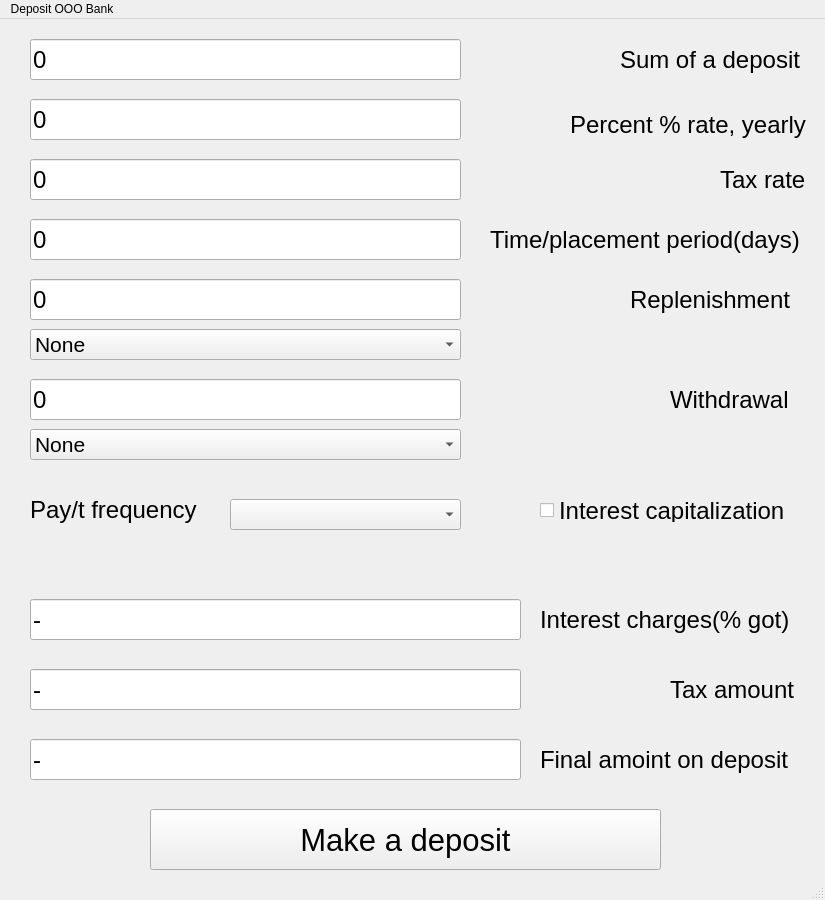
<?xml version="1.0" encoding="UTF-8"?>
<ui version="4.0">
 <class>MainWindow</class>
 <widget class="QMainWindow" name="MainWindow">
  <property name="geometry">
   <rect>
    <x>0</x>
    <y>0</y>
    <width>825</width>
    <height>900</height>
   </rect>
  </property>
  <property name="minimumSize">
   <size>
    <width>825</width>
    <height>900</height>
   </size>
  </property>
  <property name="maximumSize">
   <size>
    <width>825</width>
    <height>900</height>
   </size>
  </property>
  <property name="windowTitle">
   <string>MainWindow</string>
  </property>
  <property name="inputMethodHints">
   <set>Qt::ImhNone</set>
  </property>
  <property name="toolButtonStyle">
   <enum>Qt::ToolButtonTextOnly</enum>
  </property>
  <property name="tabShape">
   <enum>QTabWidget::Rounded</enum>
  </property>
  <widget class="QWidget" name="centralwidget">
   <widget class="QLineEdit" name="tax_line_edit_2">
    <property name="geometry">
     <rect>
      <x>30</x>
      <y>650</y>
      <width>491</width>
      <height>41</height>
     </rect>
    </property>
    <property name="font">
     <font>
      <pointsize>18</pointsize>
     </font>
    </property>
    <property name="text">
     <string>-</string>
    </property>
    <property name="readOnly">
     <bool>true</bool>
    </property>
   </widget>
   <widget class="QLabel" name="label_2">
    <property name="geometry">
     <rect>
      <x>570</x>
      <y>80</y>
      <width>241</width>
      <height>51</height>
     </rect>
    </property>
    <property name="font">
     <font>
      <pointsize>18</pointsize>
     </font>
    </property>
    <property name="text">
     <string>Percent % rate, yearly</string>
    </property>
   </widget>
   <widget class="QLabel" name="label_6">
    <property name="geometry">
     <rect>
      <x>540</x>
      <y>710</y>
      <width>261</width>
      <height>61</height>
     </rect>
    </property>
    <property name="font">
     <font>
      <pointsize>18</pointsize>
     </font>
    </property>
    <property name="text">
     <string>Final amoint on deposit</string>
    </property>
   </widget>
   <widget class="QLabel" name="label_3">
    <property name="geometry">
     <rect>
      <x>490</x>
      <y>190</y>
      <width>321</width>
      <height>61</height>
     </rect>
    </property>
    <property name="font">
     <font>
      <pointsize>18</pointsize>
     </font>
    </property>
    <property name="text">
     <string>Time/placement period(days)</string>
    </property>
   </widget>
   <widget class="QLineEdit" name="time_line_edit">
    <property name="geometry">
     <rect>
      <x>30</x>
      <y>200</y>
      <width>431</width>
      <height>41</height>
     </rect>
    </property>
    <property name="font">
     <font>
      <pointsize>18</pointsize>
     </font>
    </property>
    <property name="text">
     <string>0</string>
    </property>
   </widget>
   <widget class="QLineEdit" name="rate_line_edit">
    <property name="geometry">
     <rect>
      <x>30</x>
      <y>80</y>
      <width>431</width>
      <height>41</height>
     </rect>
    </property>
    <property name="font">
     <font>
      <pointsize>18</pointsize>
     </font>
    </property>
    <property name="text">
     <string>0</string>
    </property>
   </widget>
   <widget class="QPushButton" name="make_deposit_button">
    <property name="geometry">
     <rect>
      <x>150</x>
      <y>790</y>
      <width>511</width>
      <height>61</height>
     </rect>
    </property>
    <property name="font">
     <font>
      <pointsize>23</pointsize>
     </font>
    </property>
    <property name="text">
     <string>Make a deposit</string>
    </property>
   </widget>
   <widget class="QLabel" name="label_4">
    <property name="geometry">
     <rect>
      <x>540</x>
      <y>580</y>
      <width>261</width>
      <height>41</height>
     </rect>
    </property>
    <property name="font">
     <font>
      <pointsize>18</pointsize>
     </font>
    </property>
    <property name="text">
     <string>Interest charges(% got)</string>
    </property>
   </widget>
   <widget class="QLineEdit" name="payment_line_edit">
    <property name="geometry">
     <rect>
      <x>30</x>
      <y>580</y>
      <width>491</width>
      <height>41</height>
     </rect>
    </property>
    <property name="font">
     <font>
      <pointsize>18</pointsize>
     </font>
    </property>
    <property name="text">
     <string>-</string>
    </property>
    <property name="readOnly">
     <bool>true</bool>
    </property>
   </widget>
   <widget class="QLineEdit" name="sum_deposit_line_edit">
    <property name="geometry">
     <rect>
      <x>30</x>
      <y>20</y>
      <width>431</width>
      <height>41</height>
     </rect>
    </property>
    <property name="font">
     <font>
      <pointsize>18</pointsize>
     </font>
    </property>
    <property name="text">
     <string>0</string>
    </property>
   </widget>
   <widget class="QLabel" name="label_5">
    <property name="geometry">
     <rect>
      <x>670</x>
      <y>640</y>
      <width>141</width>
      <height>61</height>
     </rect>
    </property>
    <property name="font">
     <font>
      <pointsize>18</pointsize>
     </font>
    </property>
    <property name="text">
     <string>Tax amount</string>
    </property>
   </widget>
   <widget class="QLineEdit" name="total_line_edit">
    <property name="geometry">
     <rect>
      <x>30</x>
      <y>720</y>
      <width>491</width>
      <height>41</height>
     </rect>
    </property>
    <property name="font">
     <font>
      <pointsize>18</pointsize>
     </font>
    </property>
    <property name="text">
     <string>-</string>
    </property>
    <property name="readOnly">
     <bool>true</bool>
    </property>
   </widget>
   <widget class="QLabel" name="label">
    <property name="geometry">
     <rect>
      <x>620</x>
      <y>10</y>
      <width>191</width>
      <height>61</height>
     </rect>
    </property>
    <property name="font">
     <font>
      <pointsize>18</pointsize>
     </font>
    </property>
    <property name="text">
     <string>Sum of a deposit</string>
    </property>
   </widget>
   <widget class="QLineEdit" name="tax_line_edit">
    <property name="geometry">
     <rect>
      <x>30</x>
      <y>140</y>
      <width>431</width>
      <height>41</height>
     </rect>
    </property>
    <property name="font">
     <font>
      <pointsize>18</pointsize>
     </font>
    </property>
    <property name="text">
     <string>0</string>
    </property>
   </widget>
   <widget class="QLabel" name="label_7">
    <property name="geometry">
     <rect>
      <x>720</x>
      <y>130</y>
      <width>91</width>
      <height>61</height>
     </rect>
    </property>
    <property name="font">
     <font>
      <pointsize>18</pointsize>
     </font>
    </property>
    <property name="text">
     <string>Tax rate</string>
    </property>
   </widget>
   <widget class="QCheckBox" name="capitalization_checkbox">
    <property name="geometry">
     <rect>
      <x>540</x>
      <y>480</y>
      <width>261</width>
      <height>23</height>
     </rect>
    </property>
    <property name="font">
     <font>
      <pointsize>18</pointsize>
     </font>
    </property>
    <property name="text">
     <string>Interest capitalization</string>
    </property>
   </widget>
   <widget class="QLineEdit" name="replenishment_line_edit">
    <property name="geometry">
     <rect>
      <x>30</x>
      <y>260</y>
      <width>431</width>
      <height>41</height>
     </rect>
    </property>
    <property name="font">
     <font>
      <pointsize>18</pointsize>
     </font>
    </property>
    <property name="text">
     <string>0</string>
    </property>
   </widget>
   <widget class="QLineEdit" name="withdrawal_line_edit">
    <property name="geometry">
     <rect>
      <x>30</x>
      <y>360</y>
      <width>431</width>
      <height>41</height>
     </rect>
    </property>
    <property name="font">
     <font>
      <pointsize>18</pointsize>
     </font>
    </property>
    <property name="text">
     <string>0</string>
    </property>
   </widget>
   <widget class="QLabel" name="label_9">
    <property name="geometry">
     <rect>
      <x>630</x>
      <y>250</y>
      <width>171</width>
      <height>61</height>
     </rect>
    </property>
    <property name="font">
     <font>
      <pointsize>18</pointsize>
     </font>
    </property>
    <property name="text">
     <string>Replenishment</string>
    </property>
   </widget>
   <widget class="QLabel" name="label_10">
    <property name="geometry">
     <rect>
      <x>670</x>
      <y>350</y>
      <width>131</width>
      <height>61</height>
     </rect>
    </property>
    <property name="font">
     <font>
      <pointsize>18</pointsize>
     </font>
    </property>
    <property name="text">
     <string>Withdrawal</string>
    </property>
   </widget>
   <widget class="QComboBox" name="replenishment_combobox">
    <property name="geometry">
     <rect>
      <x>30</x>
      <y>310</y>
      <width>431</width>
      <height>31</height>
     </rect>
    </property>
    <property name="font">
     <font>
      <pointsize>16</pointsize>
     </font>
    </property>
    <item>
     <property name="text">
      <string>None</string>
     </property>
    </item>
   </widget>
   <widget class="QComboBox" name="withdrawal_combobox">
    <property name="geometry">
     <rect>
      <x>30</x>
      <y>410</y>
      <width>431</width>
      <height>31</height>
     </rect>
    </property>
    <property name="font">
     <font>
      <pointsize>16</pointsize>
     </font>
    </property>
    <item>
     <property name="text">
      <string>None</string>
     </property>
    </item>
   </widget>
   <widget class="QLabel" name="label_11">
    <property name="geometry">
     <rect>
      <x>30</x>
      <y>460</y>
      <width>211</width>
      <height>61</height>
     </rect>
    </property>
    <property name="font">
     <font>
      <pointsize>18</pointsize>
     </font>
    </property>
    <property name="text">
     <string>Pay/t frequency</string>
    </property>
   </widget>
   <widget class="QComboBox" name="frequency_combobox">
    <property name="geometry">
     <rect>
      <x>230</x>
      <y>480</y>
      <width>231</width>
      <height>31</height>
     </rect>
    </property>
    <property name="font">
     <font>
      <pointsize>16</pointsize>
     </font>
    </property>
   </widget>
  </widget>
  <widget class="QMenuBar" name="menubar">
   <property name="geometry">
    <rect>
     <x>0</x>
     <y>0</y>
     <width>825</width>
     <height>22</height>
    </rect>
   </property>
   <widget class="QMenu" name="menuDeposit_OOO_Bank">
    <property name="title">
     <string>Deposit OOO Bank</string>
    </property>
   </widget>
   <addaction name="menuDeposit_OOO_Bank"/>
  </widget>
  <widget class="QStatusBar" name="statusbar"/>
 </widget>
 <resources/>
 <connections/>
</ui>
